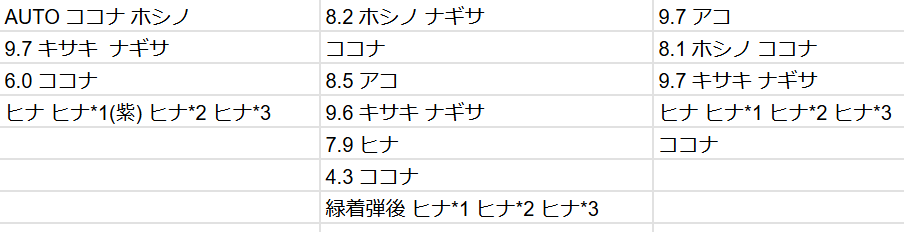
#> input picture test.png, 904 x 232 px
$ python -i ocr_utils.py   (imports and definitions only)
#> lines starting #> are read from the running program, lines starting #| are printed output that depends on the picture
#> further down, picture is the input picture: shape (232, 904, 3); mean B, G, R 245, 245, 245
### scripts/debug_utils.py
import functools
import numpy as np
import pandas as pd

# [7 lines left out: function get_value_str, not called in this run]

def debug_args(func):
    # [11 lines left out: function wrapper, not called in this run]

    return wrapper

### scripts/ocr_utils.py
import cv2
import numpy as np
from paddleocr import PaddleOCR
from PIL import ImageFont, ImageDraw, Image

from scripts.debug_utils import debug_args

# ocr = PaddleOCR(use_angle_cls=False, lang='japan', show_log=False)
# [4 lines that did not run here, left out]

def hex_to_rgb(hex_color):
    return tuple(int(hex_color[i:i+2], 16) for i in (1, 3, 5))

def hex_to_hsv(hex_color):
    color = hex_to_rgb(hex_color)
    return cv2.cvtColor(np.uint8([[color]]), cv2.COLOR_RGB2HSV)[0][0]

# [47 lines left out: functions crop_image, get_mask_image_rect, draw_image_rect, draw_image_line, draw_image_string, not called in this run]

def histogram_equalization(image):
    img_yuv = cv2.cvtColor(image, cv2.COLOR_BGR2YUV)
#> img_yuv: shape (232, 904, 3); mean of channels 0, 1, 2 245, 128, 128
    img_yuv[:,:,0] = cv2.equalizeHist(img_yuv[:,:,0])
#> img_yuv: shape (232, 904, 3); mean of channels 0, 1, 2 227.5, 128, 128
    equalized = cv2.cvtColor(img_yuv, cv2.COLOR_YUV2BGR)
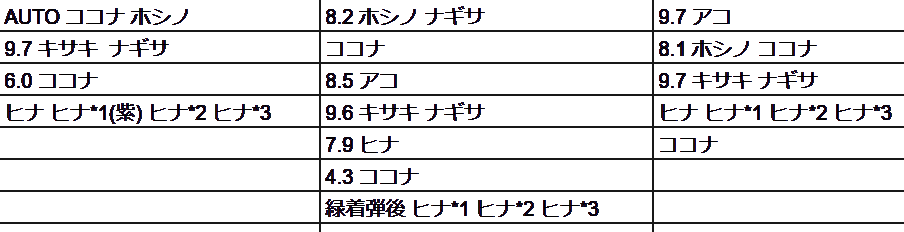
#> equalized: shape (232, 904, 3); mean B, G, R 228.5, 227.7, 228.2
    return equalized

# [66 lines left out: functions ocr_image, get_image_bar_percentage, get_color_fill_percentage, not called in this run]

>>> import cv2
>>> picture = cv2.imread('../test.png')
>>> result = histogram_equalization(picture)
